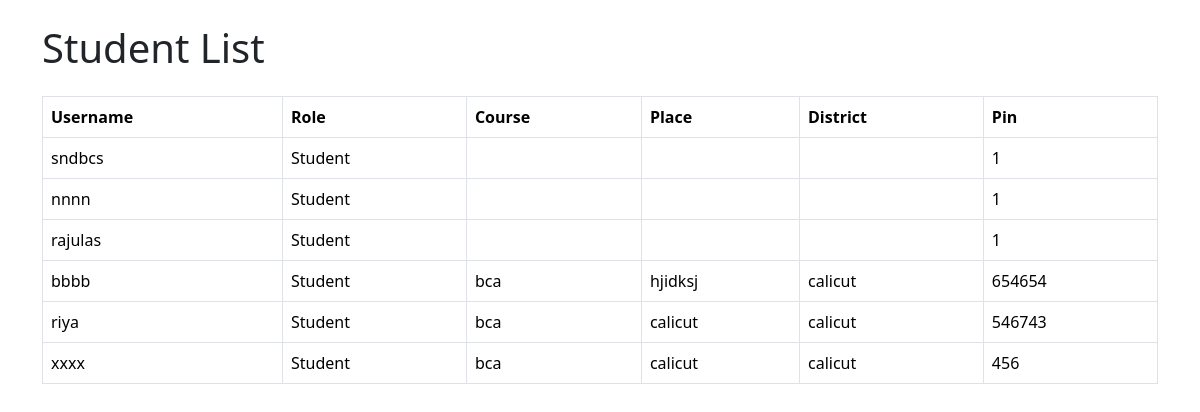
/adminstudentlist/, run on the app's committed database.
### academiApp/models.py (models this page shows, shortened)
class AcademiApp(models.Model):
    user=models.ForeignKey(User,on_delete=models.CASCADE,null=True,blank=True)
    role= models.CharField(max_length=100 ,choices=[('student', 'Student'), ('staff', 'Staff'), ('admin', 'Admin')], default='student')
    course=models.CharField(max_length=100,null=True,blank=True)
    number=models.IntegerField(null=True,blank=True)
    place=models.CharField(max_length=100,null=True,blank=True)
    district=models.CharField(max_length=100,null=True,blank=True)
    pin=models.CharField(max_length=100,null=True,blank=True)

### academiApp/views.py (the view)
# urls.py: path('adminstudentlist/',views.adminstudentlist,name='adminstudentlist'),
def adminstudentlist(request):
    students = AcademiApp.objects.filter(role='student')
    return render(request, 'adminstudentlist.html', {'students': students})

### template/adminstudentlist.html (shortened to what this page needs)
<!DOCTYPE html>
{% load static %}
<html lang="en">
<head>
    <link rel="stylesheet" href="{% static 'css/bootstrap.min.css' %}">
</head>
<body>
    <div class="container">
        <h1 class="mt-4">Student List</h1>
        <table border="1" class="table table-bordered mt-4">
            <thead>
                <tr>
                    <th>Username</th>
                    <th>Role</th>
                    <th>Course</th>
                    <th>Place</th>
                    <th>District</th>
                    <th>Pin</th>
                </tr>
            </thead>
            <tbody>
                {% for student in students %}
                    <tr>
                        <td>{{ student.user.username }}</td>
                        <td>{{ student.get_role_display }}</td>
                        <td>{{ student.course }}</td>
                        <td>{{ student.place }}</td>
                        <td>{{ student.district }}</td>
                        <td>{{ student.pin }}</td>
                    </tr>
                {% endfor %}
            </tbody>
        </table>
    </div>
</body>
</html>

### data on the page
AcademiApp: user.username "sndbcs", role "Student", pin "1"
AcademiApp: user.username "nnnn", role "Student", pin "1"
AcademiApp: user.username "rajulas", role "Student", pin "1"
AcademiApp: user.username "bbbb", role "Student", course "bca", place "hjidksj", district "calicut", pin "654654"
AcademiApp: user.username "riya", role "Student", course "bca", place "calicut", district "calicut", pin "546743"
AcademiApp: user.username "xxxx", role "Student", course "bca", place "calicut", district "calicut", pin "456"
